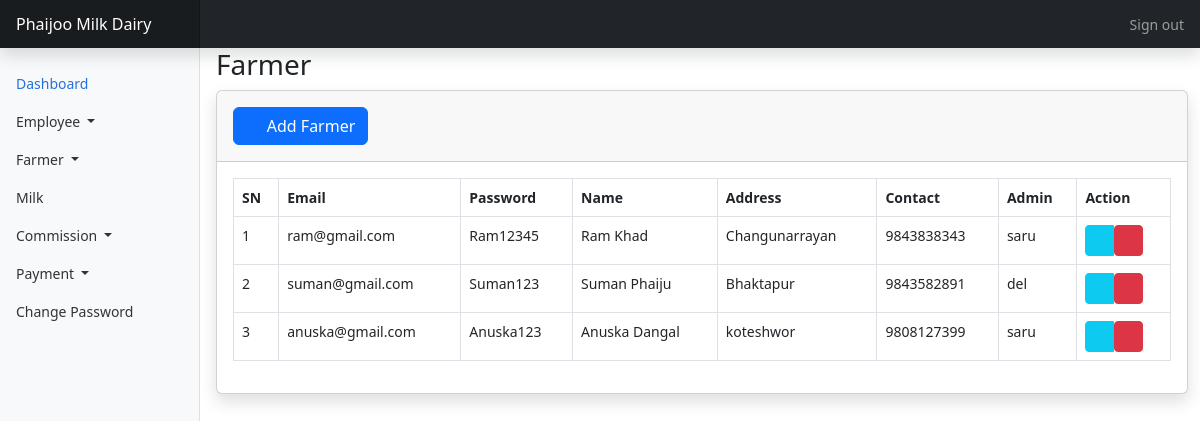
The page /dashboard/farmers/active (signed in) on the database as committed earlier.
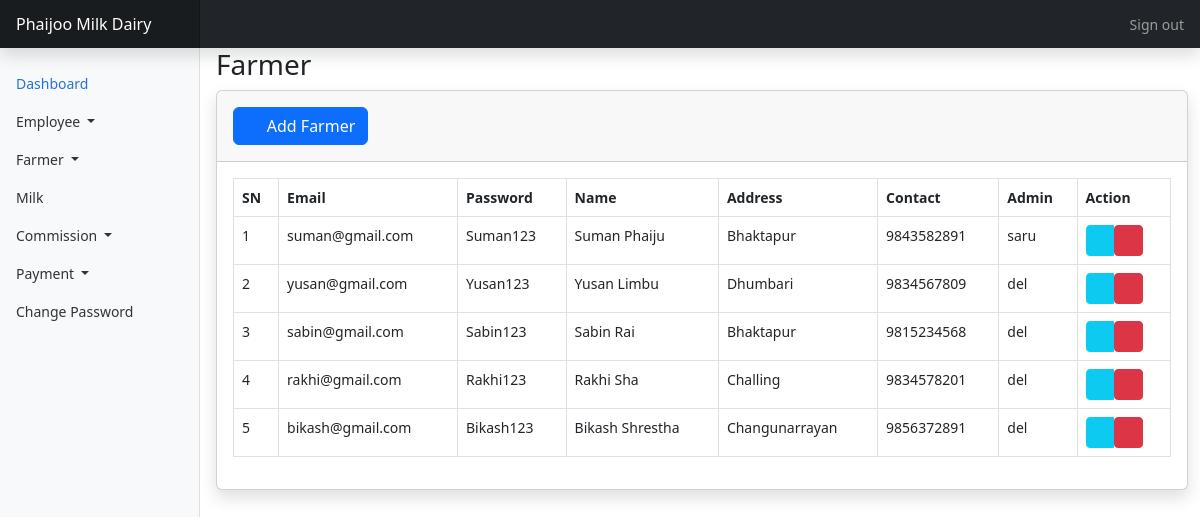
The same page on the database as committed later.
### user/models.py (models this page shows, shortened)
class FarmerProfile(models.Model):
    user = models.OneToOneField(
        User, on_delete=models.CASCADE, related_name="farmer", null=True
    )
    farmer_name = models.CharField(max_length=50)
    farmer_pwd = models.CharField(max_length=50)
    farmer_email = models.CharField(max_length=50)
    farmer_address = models.CharField(max_length=100)
    farmer_contact = models.PositiveBigIntegerField()
    admin_id = models.ForeignKey(
        User, on_delete=models.CASCADE, related_name="admin_farmer", blank=False
    )
    is_active = models.BooleanField(default=True)
    class Meta:
        verbose_name = "Farmer"
        verbose_name_plural = "Farmers"
        ordering = ("id",)

class User(AbstractUser):
    class Role(models.TextChoices):
        ADMIN = "ADMIN", "Admin"
        EMPLOYEE = "EMPLOYEE", "Employee"
        FARMER = "FARMER", "Farmer"
    role = models.CharField(max_length=50, choices=Role.choices, default=Role.ADMIN)

### dashboard/views.py (the view)
# urls.py: path("farmers/active", views.farmerActiveView, name="farmers-active"),
@login_required(login_url="/dashboard/accounts/login")
def farmerActiveView(request):
    farmers = FarmerProfile.objects.filter(is_active=True)
    return render(request, "dashboard/farmers/active.html", {"farmers": farmers})

### dashboard/templates/dashboard/farmers/active.html (shortened to what this page needs)
{% extends 'dashboard/base.html' %}
{% block main %}
                <h1 class="h3 mb-2 text-gray-800">Farmer</h1>
                <div class="card shadow mb-4">
                    <div class="card-header py-3">
                        <div class="float-right">
                            <a href="{% url 'dashboard:farmers-create' %}" class = "btn btn-primary">
                                <i class="fa fa-plus"></i>&nbsp; Add Farmer
                            </a>
                        </div>
                    </div>
                    <div class="card-body">
                        <div class="table-responsive">
                            <table class="table table-bordered" id="dataTable" width="100%" cellspacing="0">
                                <thead>
                                    <tr>
                                        <th>SN</th>
                                        <th>Email</th>
                                        <th>Password</th>
                                        <th>Name</th>
                                        <th>Address</th>
                                        <th>Contact</th>
                                        <th>Admin</th>
                                        <th>Action</th>
                                    </tr>
                                </thead>
                                <tbody>
                                    {% for farmer in farmers %}
                                    <tr>
                                        <td>{{ forloop.counter }}</td>
                                        <td>{{ farmer.farmer_email }}</td>
                                        <td>{{ farmer.farmer_pwd }}</td>
                                        <td>{{ farmer.farmer_name }}</td>
                                        <td>{{ farmer.farmer_address }}</td>
                                        <td>{{ farmer.farmer_contact }}</td>
                                        <td>{{ farmer.admin_id }}</td>
                                        <td>
                                            <div class="btn-group" role="group">
                                                <a href="{% url 'dashboard:farmers-update' farmer.pk %}" class="btn btn-info btn-sm ">
                                                    <i class="fas fa-pen"></i>
                                                </a>
                                                {% if not farmer.non_deletetable %}
                                                <form action="{% url 'dashboard:farmers-delete' farmer.pk %}"  method="post">
                                                    <button class="btn btn-danger btn-sm delete-link ml-2" data-tooltip="tooltip" title="Delete">
                                                        <i class="far fa-trash-alt"></i>
                                                    </button>
                                                </form>
                                                {% endif %}
                                            </div>
                                        </td>
                                    </tr>
                                    {% endfor %}
                                </tbody>
                            </table>
                        </div>
                    </div>
                </div>
{% endblock main %}

Rows that differ between the two databases and show on the page:
no longer on this page (row edited): FarmerProfile: farmer_email "ram@gmail.com", farmer_pwd "Ram12345", farmer_name "Ram Khad", farmer_address "Changunarrayan", farmer_contact "9843838343", admin_id "saru"
no longer on this page (row edited): FarmerProfile: farmer_email "anuska@gmail.com", farmer_pwd "Anuska123", farmer_name "Anuska Dangal", farmer_address "koteshwor", farmer_contact "9808127399", admin_id "saru"
changed FarmerProfile "suman@gmail.com": admin_id "del" → "saru"
added FarmerProfile: farmer_email "yusan@gmail.com", farmer_pwd "Yusan123", farmer_name "Yusan Limbu", farmer_address "Dhumbari", farmer_contact "9834567809", admin_id "del"
added FarmerProfile: farmer_email "sabin@gmail.com", farmer_pwd "Sabin123", farmer_name "Sabin Rai", farmer_address "Bhaktapur", farmer_contact "9815234568", admin_id "del"
added FarmerProfile: farmer_email "rakhi@gmail.com", farmer_pwd "Rakhi123", farmer_name "Rakhi Sha", farmer_address "Challing", farmer_contact "9834578201", admin_id "del"
added FarmerProfile: farmer_email "bikash@gmail.com", farmer_pwd "Bikash123", farmer_name "Bikash Shrestha", farmer_address "Changunarrayan", farmer_contact "9856372891", admin_id "del"
